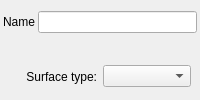
                    <widget class="QFrame" name="frame_37">
                     <property name="frameShape">
                      <enum>QFrame::NoFrame</enum>
                     </property>
                     <property name="frameShadow">
                      <enum>QFrame::Raised</enum>
                     </property>
                     <layout class="QVBoxLayout" name="verticalLayout_31">
                      <property name="margin">
                       <number>0</number>
                      </property>
                      <item>
                       <widget class="QFrame" name="frame_78">
                        <property name="frameShape">
                         <enum>QFrame::NoFrame</enum>
                        </property>
                        <property name="frameShadow">
                         <enum>QFrame::Raised</enum>
                        </property>
                        <layout class="QHBoxLayout" name="horizontalLayout_29">
                         <property name="spacing">
                          <number>3</number>
                         </property>
                         <property name="leftMargin">
                          <number>3</number>
                         </property>
                         <property name="topMargin">
                          <number>0</number>
                         </property>
                         <property name="rightMargin">
                          <number>3</number>
                         </property>
                         <property name="bottomMargin">
                          <number>3</number>
                         </property>
                         <item>
                          <widget class="QLabel" name="label_35">
                           <property name="text">
                            <string>Name</string>
                           </property>
                           <property name="alignment">
                            <set>Qt::AlignCenter</set>
                           </property>
                          </widget>
                         </item>
                         <item>
                          <widget class="QLineEdit" name="txt_GeometrySurfaceName"/>
                         </item>
                        </layout>
                       </widget>
                      </item>
                      <item>
                       <widget class="QFrame" name="frame_40">
                        <property name="frameShape">
                         <enum>QFrame::NoFrame</enum>
                        </property>
                        <property name="frameShadow">
                         <enum>QFrame::Raised</enum>
                        </property>
                        <layout class="QHBoxLayout" name="horizontalLayout_11">
                         <property name="topMargin">
                          <number>0</number>
                         </property>
                         <property name="bottomMargin">
                          <number>0</number>
                         </property>
                         <item>
                          <widget class="QLabel" name="label_22">
                           <property name="text">
                            <string>Surface type:</string>
                           </property>
                           <property name="alignment">
                            <set>Qt::AlignRight|Qt::AlignTrailing|Qt::AlignVCenter</set>
                           </property>
                          </widget>
                         </item>
                         <item>
                          <widget class="QComboBox" name="cb_SurfaceType"/>
                         </item>
                        </layout>
                       </widget>
                      </item>
                     </layout>
                    </widget>
